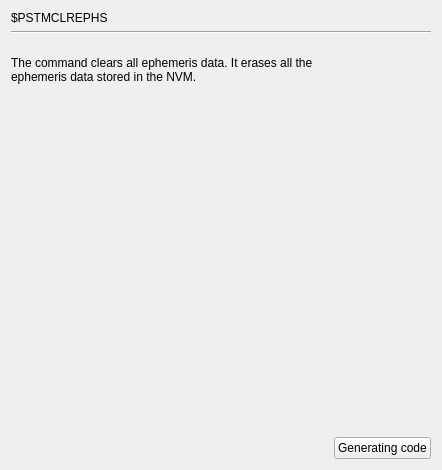
     <widget class="QWidget" name="page_PSTMCLREPHS">
      <layout class="QGridLayout" name="gridLayout_4">
       <item row="0" column="0">
        <widget class="QLabel" name="label_19">
         <property name="text">
          <string>$PSTMCLREPHS</string>
         </property>
        </widget>
       </item>
       <item row="1" column="0" colspan="3">
        <widget class="Line" name="line">
         <property name="orientation">
          <enum>Qt::Horizontal</enum>
         </property>
        </widget>
       </item>
       <item row="2" column="0" colspan="3">
        <widget class="QLabel" name="label_20">
         <property name="enabled">
          <bool>true</bool>
         </property>
         <property name="minimumSize">
          <size>
           <width>341</width>
           <height>60</height>
          </size>
         </property>
         <property name="maximumSize">
          <size>
           <width>341</width>
           <height>60</height>
          </size>
         </property>
         <property name="acceptDrops">
          <bool>true</bool>
         </property>
         <property name="text">
          <string>The command clears all ephemeris data. It erases all the
ephemeris data stored in the NVM.</string>
         </property>
        </widget>
       </item>
       <item row="3" column="2">
        <spacer name="verticalSpacer_3">
         <property name="orientation">
          <enum>Qt::Vertical</enum>
         </property>
         <property name="sizeHint" stdset="0">
          <size>
           <width>20</width>
           <height>331</height>
          </size>
         </property>
        </spacer>
       </item>
       <item row="4" column="1">
        <spacer name="horizontalSpacer_4">
         <property name="orientation">
          <enum>Qt::Horizontal</enum>
         </property>
         <property name="sizeHint" stdset="0">
          <size>
           <width>214</width>
           <height>18</height>
          </size>
         </property>
        </spacer>
       </item>
       <item row="4" column="2">
        <widget class="QPushButton" name="GC_PSTMCLREPHS">
         <property name="text">
          <string>Generating code</string>
         </property>
        </widget>
       </item>
      </layout>
     </widget>
